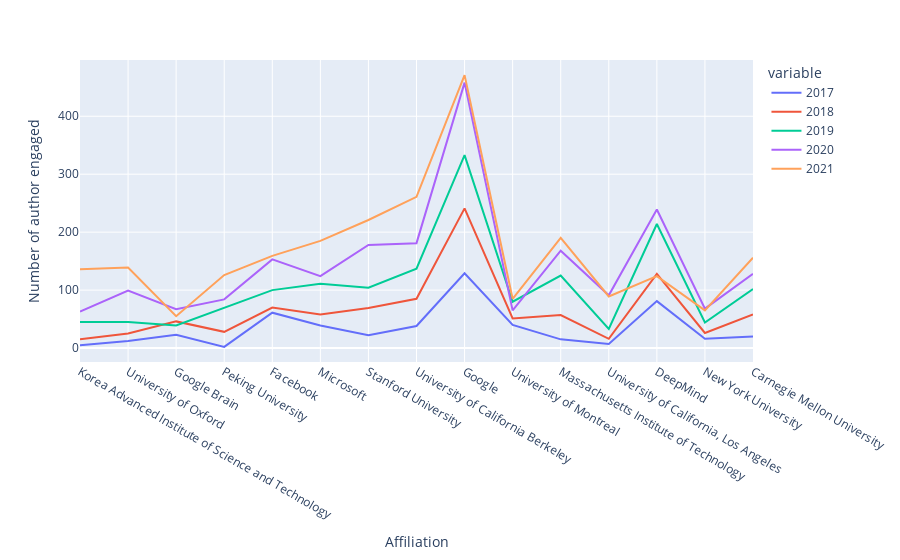

The notebook cell saved with this chart:
### Code cell
years=['2017', '2018', '2019', '2020', '2021']
for i in authorchange['Affiliation']:
    fig=px.line(authorchange,x=authorchange['Affiliation'], y=years)
    fig.update_layout(yaxis_title="Number of author engaged")
fig

### Figure 1 — Plotly figure (JSON) as saved in the notebook; plotly's stock layout.template omitted (floating-point values rounded to 4 significant figures)
{"data": [{"hovertemplate": "variable=2017<br>Affiliation=%{x}<br>value=%{y}<extra></extra>", "legendgroup": "2017", "line": {"color": "#636efa", "dash": "solid"}, "marker": {"symbol": "circle"}, "mode": "lines", "name": "2017", "orientation": "v", "showlegend": true, "type": "scatter", "x": ["Korea Advanced Institute of Science and Technology", "University of Oxford", "Google Brain", "Peking University", "Facebook", "Microsoft", "Stanford University", "University of California Berkeley", "Google", "University of Montreal", "Massachusetts Institute of Technology", "University of California, Los Angeles", "DeepMind", "New York University", "Carnegie Mellon University"], "xaxis": "x", "y": [5, 12, 23, 2, 61, 39, 22, 38, 129, 40, 15, 7, 81, 16, 20], "yaxis": "y"}, {"hovertemplate": "variable=2018<br>Affiliation=%{x}<br>value=%{y}<extra></extra>", "legendgroup": "2018", "line": {"color": "#EF553B", "dash": "solid"}, "marker": {"symbol": "circle"}, "mode": "lines", "name": "2018", "orientation": "v", "showlegend": true, "type": "scatter", "x": ["Korea Advanced Institute of Science and Technology", "University of Oxford", "Google Brain", "Peking University", "Facebook", "Microsoft", "Stanford University", "University of California Berkeley", "Google", "University of Montreal", "Massachusetts Institute of Technology", "University of California, Los Angeles", "DeepMind", "New York University", "Carnegie Mellon University"], "xaxis": "x", "y": [15, 25, 46, 28, 70, 58, 69, 85, 241, 51, 57, 16, 128, 26, 58], "yaxis": "y"}, {"hovertemplate": "variable=2019<br>Affiliation=%{x}<br>value=%{y}<extra></extra>", "legendgroup": "2019", "line": {"color": "#00cc96", "dash": "solid"}, "marker": {"symbol": "circle"}, "mode": "lines", "name": "2019", "orientation": "v", "showlegend": true, "type": "scatter", "x": ["Korea Advanced Institute of Science and Technology", "University of Oxford", "Google Brain", "Peking University", "Facebook", "Microsoft", "Stanford University", "University of California Berkeley", "Google", "University of Montreal", "Massachusetts Institute of Technology", "University of California, Los Angeles", "DeepMind", "New York University", "Carnegie Mellon University"], "xaxis": "x", "y": [45, 45, 39, 69, 100, 111, 104, 137, 333, 80, 125, 33, 214, 44, 102], "yaxis": "y"}, {"hovertemplate": "variable=2020<br>Affiliation=%{x}<br>value=%{y}<extra></extra>", "legendgroup": "2020", "line": {"color": "#ab63fa", "dash": "solid"}, "marker": {"symbol": "circle"}, "mode": "lines", "name": "2020", "orientation": "v", "showlegend": true, "type": "scatter", "x": ["Korea Advanced Institute of Science and Technology", "University of Oxford", "Google Brain", "Peking University", "Facebook", "Microsoft", "Stanford University", "University of California Berkeley", "Google", "University of Montreal", "Massachusetts Institute of Technology", "University of California, Los Angeles", "DeepMind", "New York University", "Carnegie Mellon University"], "xaxis": "x", "y": [63, 99, 67, 84, 153, 124, 178, 181, 458, 65, 168, 91, 239, 68, 128], "yaxis": "y"}, {"hovertemplate": "variable=2021<br>Affiliation=%{x}<br>value=%{y}<extra></extra>", "legendgroup": "2021", "line": {"color": "#FFA15A", "dash": "solid"}, "marker": {"symbol": "circle"}, "mode": "lines", "name": "2021", "orientation": "v", "showlegend": true, "type": "scatter", "x": ["Korea Advanced Institute of Science and Technology", "University of Oxford", "Google Brain", "Peking University", "Facebook", "Microsoft", "Stanford University", "University of California Berkeley", "Google", "University of Montreal", "Massachusetts Institute of Technology", "University of California, Los Angeles", "DeepMind", "New York University", "Carnegie Mellon University"], "xaxis": "x", "y": [136, 139, 55, 126, 159, 185, 221, 261, 471, 85, 190, 89, 124, 65, 156], "yaxis": "y"}], "layout": {"legend": {"title": {"text": "variable"}, "tracegroupgap": 0}, "margin": {"t": 60}, "xaxis": {"anchor": "y", "domain": [0, 1], "title": {"text": "Affiliation"}}, "yaxis": {"anchor": "x", "domain": [0, 1], "title": {"text": "Number of author engaged"}}}}
